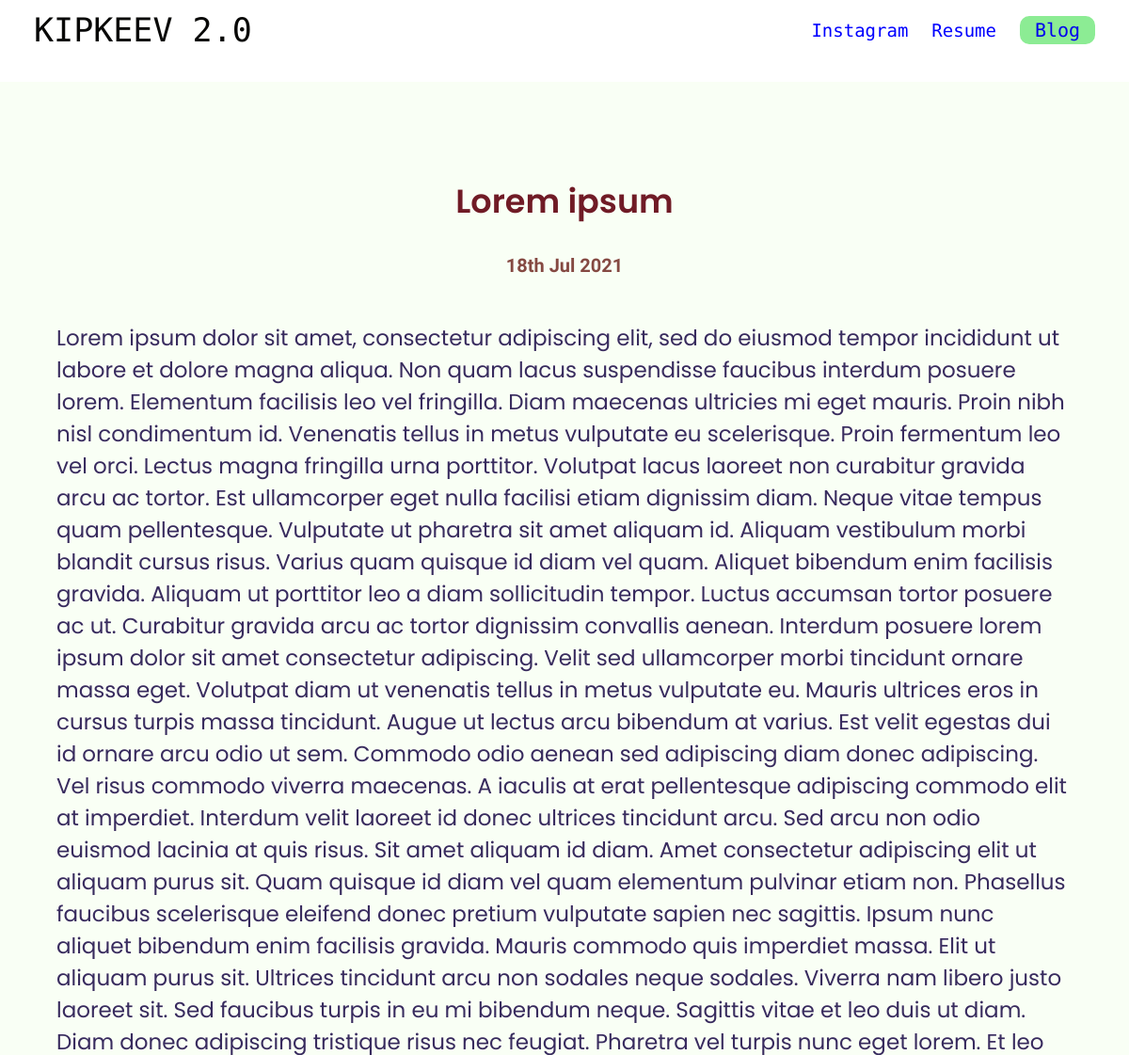
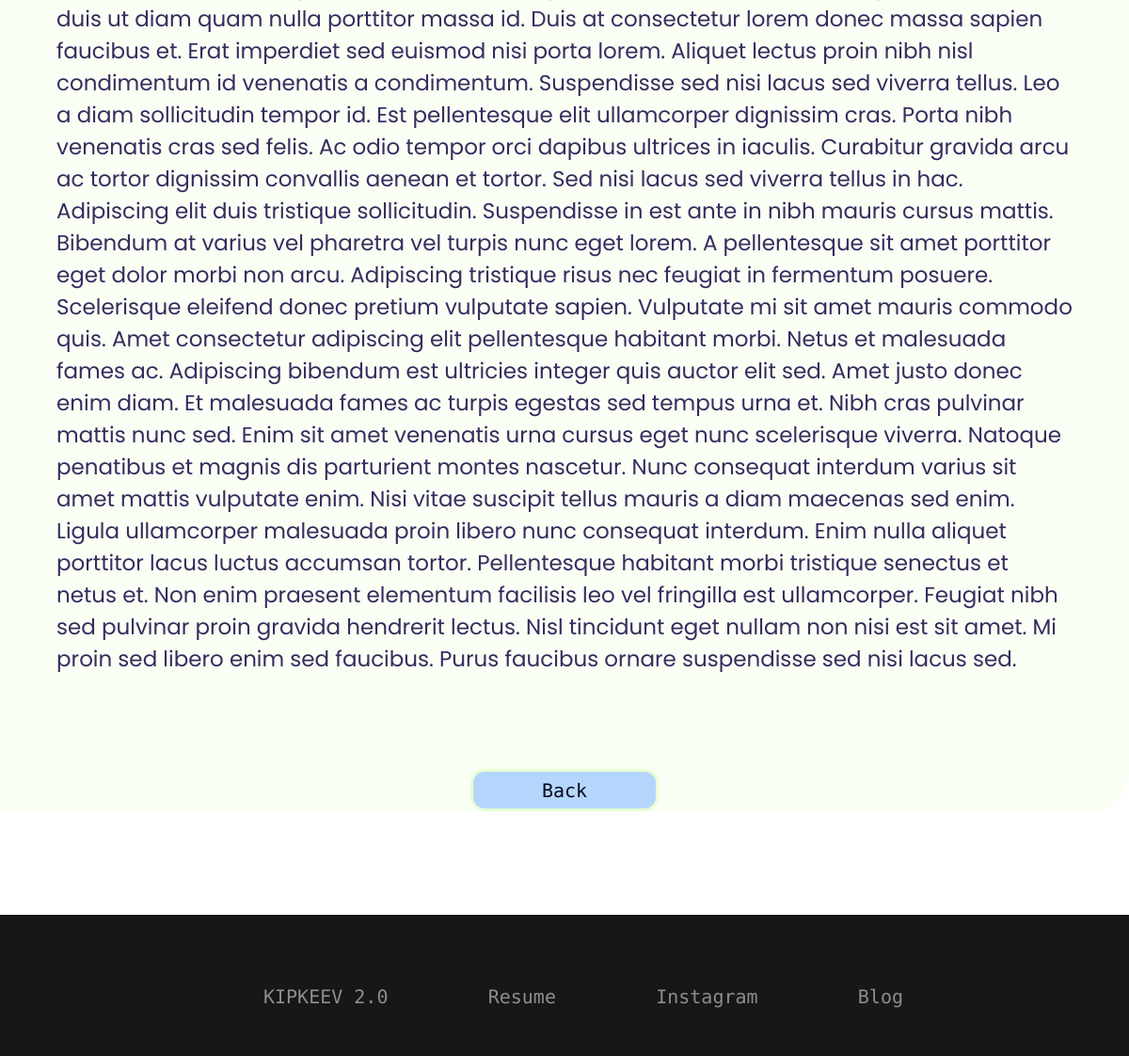
The page /blog/7 on the database its author committed (2 pictures, top to bottom).
### blog/models.py (models this page shows, shortened)
class blog_post(models.Model):
    title = models.CharField(max_length=30)
    desc = models.TextField(max_length=10000)
    dateofpost = models.DateField(auto_now=False, auto_now_add=False)

### blog/views.py (the view)
# urls.py: path('<int:blog_id>', views.detail, name= 'detail')
def detail(request, blog_id):
    blog = get_object_or_404(blog_post, pk = blog_id)
    return render(request, 'blog/detail.html', {'blog':blog})

### blog/templates/blog/detail.html
{% extends 'projects/base.html' %}
    {% block 'content' %}
    <div class="cont">
        <h1 class="det_h1">{{blog.title}}<br></h1>
        <h2 class="det_h2">{{blog.dateofpost|date:'jS M Y'}}</h2><br>
        <article class="det_art">
            {{blog.desc|safe}}
        </article>
        <a href="{% url 'blog:blogpage' %}"><div class="back">Back</div></a>
    </div>
    {% endblock %}

### blog/static/blog/blog.css (style rules this page uses)
* { box-sizing:border-box; }
a { text-decoration: none; }

### blog/static/blog/detail.css (style rules this page uses)
* { box-sizing: border-box; }
.cont { background-color: rgb(249, 255, 245); border-bottom-right-radius: 40px; border-bottom-right-radius: 40px; }
.det_h1 { text-align: center; padding-top: 100px; color: rgb(112, 27, 38); font-family: 'Poppins', sans-serif; font-weight: 600; font-size: 35px; margin-bottom: 0; }
.det_h2 { text-align: center; font-family: 'Inconsolata', monospace; font-weight: 700; font-size: 20px; color:rgb(133, 73, 66); margin-top: 30px; text-decoration: none; margin-bottom: 30px; }
.det_art { width:90%; margin: 0 auto; font-size: 23px; color: rgb(56, 43, 94); font-family: 'Poppins', sans-serif; font-weight: 400; text-decoration: none; margin-bottom: 100px; }
.back { background-color: rgb(206, 255, 160); border: rgb(232, 255, 210) solid; border-radius: 6px; font-size: 20px; font-family: 'Roboto Mono', monospace; font-weight: 400; text-decoration: none; width: 100px; margin: 0 auto; text-align: center; }

### projects/static/projects/home.css (style rules this page uses)
body { padding: 0; margin: 0; }
.back { background-color: rgb(181, 214, 252); border-radius: 15px; font-size: 20px; font-family: 'Roboto Mono', monospace; font-weight: 400; text-decoration: none; width: 200px; height: 45px; margin: 0 auto; text-align: center; display: flex; justify-content: center; align-items: center; color: rgb(5, 6, 31); margin-top: 70px; }

### rows shown on the page
blog_post: title "Lorem ipsum", dateofpost "18th Jul 2021", desc "Lorem ipsum dolor sit amet, consectetur adipiscing elit, sed do eiusmod tempor incididunt ut labore et dolore magna aliqua. Non quam lacus suspendisse faucibus interdum posuere lorem. Elementum facilisis leo vel fringilla. Diam maecenas ultricies mi eget mauris. Proin nibh nisl condimentum id. Venenatis tellus in metus vulputate eu scelerisque. Proin fermentum leo vel orci. Lectus magna fringilla urna porttitor. Volutpat lacus laoreet non curabitur gravida arcu ac tortor. Est ullamcorper eget nulla facilisi etiam dignissim diam. Neque vitae tempus quam pellentesque. Vulputate ut pharetra sit amet aliquam id. Aliquam vestibulum morbi blandit cursus risus. Varius quam quisque id diam vel…"
